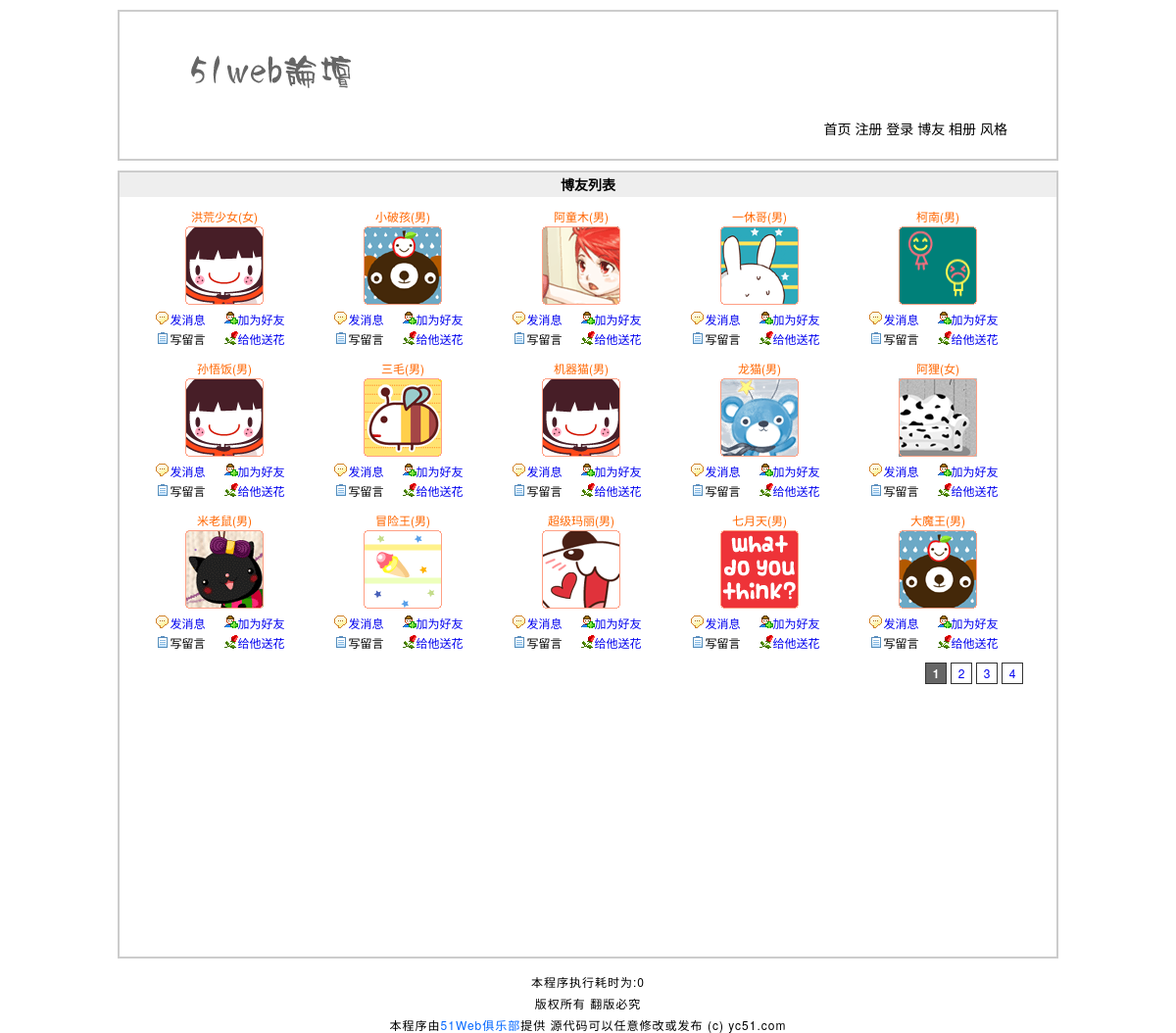
Screenshot of /blog.php with the database file from the repository.
### tables this page shows
CREATE TABLE `tg_user` (
  `dg_id` mediumint(8) unsigned NOT NULL auto_increment COMMENT '//自动编号',
  `dg_uniqid` char(40) NOT NULL COMMENT '//验证登录唯一标识符',
  `dg_active` char(40) NOT NULL COMMENT '//激活账户的唯一标识符',
  `dg_username` varchar(20) NOT NULL COMMENT '//用户名',
  `dg_password` char(40) NOT NULL COMMENT '//密码',
  `dg_question` varchar(20) NOT NULL COMMENT '//问题',
  `dg_answer` char(40) NOT NULL COMMENT '//答案',
  `dg_email` varchar(40) default NULL COMMENT '//邮件',
  `dg_qq` varchar(10) default NULL COMMENT '//QQ',
  `dg_url` varchar(40) default NULL COMMENT '//网址',
  `dg_sex` char(1) NOT NULL COMMENT '//性别',
  `dg_face` char(12) NOT NULL COMMENT '//头像',
  `dg_switch` tinyint(1) unsigned NOT NULL default '1' COMMENT '//个性签名开关',
  `dg_autograph` varchar(200) default NULL COMMENT '//个性签名',
  `dg_level` tinyint(1) unsigned NOT NULL default '0' COMMENT '//会员等级',
  `dg_reg_time` datetime NOT NULL COMMENT '//注册时间',
  `dg_last_time` datetime NOT NULL COMMENT '//最后登录时间',
  `dg_last_ip` varchar(20) NOT NULL COMMENT '//最后登录的IP',
  `tg_login_count` smallint(4) unsigned NOT NULL default '0' COMMENT '//登录次数统计',
  PRIMARY KEY  (`dg_id`)
);

### includes/common.inc.php (called while the page is built, shortened)
<?php
require ROOT_PATH.'includes/global.func.php';
$start_time = _runtime();
?>

### blog.php (the view, shortened to what this page needs)
<?php
	require dirname(__FILE__).'/includes/common.inc.php';
	global $_pagesize,$_pagenum;
	_page("SELECT dg_id FROM tg_user",$_system['blog']);
		$result = mysql_query("        SELECT
				                               dg_id, dg_username,dg_sex,dg_face
				                         FROM
				                               tg_user
				                     ORDER BY
				                               dg_reg_time
				                         DESC
				                        LIMIT
				                               $_pagenum,$_pagesize
	                        ");
?>
<!DOCTYPE html>
<html>
	<head>
		<link rel="stylesheet" type="text/css" href="css/1/basic.css"/>
		<link rel="stylesheet" type="text/css" href="css/1/blog.css"/>
	</head>
	<body>
	<?php
		require ROOT_PATH.'includes/header.inc.php';
	?>
	<div id="blog">
		<h2>博友列表</h2>
		<?php
		     $_html = array();
		     while  ($rows = mysql_fetch_array($result,MYSQL_ASSOC)) {
			 $_html['id'] = $rows['dg_id'];
			 $_html['username'] = $rows['dg_username'];
			 $_html['sex'] = $rows['dg_sex'];
		     $_html['face'] = $rows['dg_face'];
			 $_html = _html($_html);
		?>
		<dl>
			<dd class="user"><?php echo $_html['username'] ?>(<?php echo $_html['sex'] ?>)</dd>
			<dt><img src="<?php echo $_html['face'] ?>" alt="<?php echo $_html['face'] ?>" /></dt>
			<dd class="message"><a href="javascript:;" name="message" title="<?php echo $_html['id']?>">发消息</a></dd>
			<dd class="friend"><a href="javascript:;" name="friend" title="<?php echo $_html['id']?>">加为好友</a></dd>
			<dd class="guest">写留言</dd>
			<dd class="flower"><a href="javascript:;" name="flower" title="<?php echo $_html['id']?>">给他送花</a></dd>
		</dl>
		<?php }?>
		<?php
		   _paging(1);
		?>
	</div>
	<?php
		require ROOT_PATH.'includes/footer.inc.php';
	?>
</body>
</html>

### includes/header.inc.php (shortened to what this page needs)
      <header id="header">
	<h1><a href="index.php">瓢城Web俱乐部多用户留言系统</a></h1>
	<ul>
		<li><a href="index.php">首页</a></li>
		<?php
			if (isset($_COOKIE['username'])){
				echo '<li><a href="member.php">'.$_COOKIE['username'].'•个人中心 </a>'.$GLOBALS['message'].'</li>';
				echo "\n";
			} else {
				echo '<li><a href="register.php">注册</a></li>';
				echo '<li><a href="login.php">登录</a></li>';
			}
		?>
		<li><a href="blog.php">博友</a></li>
		<li><a href="photo.php">相册</a></li>
		<li><a href="#">风格</a></li>
	</ul>
</header>

### includes/global.func.php (shortened to what this page needs)
<?php
	function _runtime() {
		$_mtime = explode(' ',microtime());
		return $_mtime[1] + $_mtime[0];
	}
	function _html($_string){
		if(is_array($_string)){
			foreach($_string as $_key => $_value){
				$_string[$_key] = _html($_value);
			}
		}else{
			$_string = htmlspecialchars($_string);
		}
		return $_string;
	}
    function _page($_sql,$_size){
    	global $_page,$_pagesize,$_num,$_pageabsolute,$_pagenum;
    	if(isset($_GET['page'])){
		    $_page = $_GET['page'];
			if($_page <= 0 || empty($_page) || !is_numeric($_page)){
				$_page = 1;
			}else{
				$_page = intval($_page);
			}
		}else{
			$_page = 1;
		}
		$_pagesize = $_size;
		$_query = mysql_query($_sql);
		$_num = mysql_num_rows($_query);
			if($_num == 0){
				$_pageabsolute = 1;
			}else{
				$_pageabsolute = ceil($_num/$_pagesize);
			}
		$_pagenum = ($_page-1)*$_pagesize;
    }
    function _paging($_type) {
	global $_page,$_pageabsolute,$_num,$_id;
	if ($_type == 1) {
		echo '<div id="page_num">';
		echo '<ul>';
				for ($i=0;$i<$_pageabsolute;$i++) {
						if ($_page == ($i+1)) {
							echo '<li><a href="'.SCRIPT.'.php?'.$_id.'page='.($i+1).'" class="selected">'.($i+1).'</a></li>';
						} else {
							echo '<li><a href="'.SCRIPT.'.php?'.$_id.'page='.($i+1).'">'.($i+1).'</a></li>';
						}
				}
		echo '</ul>';
		echo '</div>';
	} else {
		_paging(2);
	}
}
?>

### includes/footer.inc.php (shortened to what this page needs)
      <footer id="footer">
      	<p>本程序执行耗时为:<?php echo round((_runtime()-$start_time),4) ?></p>
	<p>版权所有 翻版必究</p>
       <p>本程序由<span>51Web俱乐部</span>提供 源代码可以任意修改或发布 (c) yc51.com</p>
</footer>

### css/1/basic.css (style rules this page uses)
body,h1,h2,h3,h4,h5,p,span,dl,dd,ul,ol,form,input,textarea,th,td,select { margin:0; padding:0; }
li { list-style:none; }
a { text-decoration:none; }
img { border:none; vertical-align:top; }
body { font-family: "Helvetica Neue", Helvetica, Arial, "Microsoft Yahei UI", "Microsoft YaHei", SimHei, "\5B8B\4F53", simsun, sans-serif; width:960px; margin:0 auto; background:#fff; font-size:14px; }
h2 { font-size:14px; background:#eee; height:25px; line-height:25px; text-indent:10px; }
#header { width:auto; height:150px; border:2px solid #ccc; margin:10px 0; }
#header h1 { font-size:12px; width:210px; height:39px; background:url(../../images/logo1.png) no-repeat; margin:40px 0 0 50px; }
#header h1 a { width:210px; height:39px; display:block; text-indent:-9999px; }
#header ul { text-align:right; padding:30px 50px 0 0; }
#header ul li { display:inline; }
#header ul li a { color: black; }
#page_num { height:20px; clear:both; padding:10px 0; position:relative; }
#page_num ul { position:absolute; right:30px; height:20px; }
#page_num ul li { float:left; width:26px; height:20px; }
#page_num ul li a { display:block; width:20px; height:20px; line-height:20px; border:1px solid #333; text-align:center; text-decoration:none; }
#page_num ul li a:hover,#page_num ul li a.selected { background:#666; font-weight:bold; color:#fff; }
#footer { clear:both; width:auto; height:60px; text-align:center; padding:10px 0 0 0; }
#footer p { font-size:12px; letter-spacing:1px; padding:5px 0 0 0; }
#footer p span { color:#06f; }

### css/1/blog.css (style rules this page uses)
#blog { width:auto; height:800px; border:2px solid #ccc; font-size:12px; }
#blog h2 { text-indent:0; text-align:center; }
#blog dl { width:150px; margin:10px 0 0 32px; float:left; }
#blog dl dt { width:150px; margin:0 0 5px 0; }
#blog dl dt img { margin:0 auto; display:block; }
#blog dl dd { height:20px; line-height:20px; text-align:center; width:75px; float:left; }
#blog dl dd.user { width:150px; float:none; color:#f60; }
#blog dl dd.message { background:url(../../images/x1.gif) no-repeat 5px 35%; }
#blog dl dd.friend { background:url(../../images/x2.gif) no-repeat left 35%; }
#blog dl dd.guest { background:url(../../images/x3.gif) no-repeat 5px 35%; }
#blog dl dd.flower { background:url(../../images/x4.gif) no-repeat left 35%; }

### rows the page displays
tg_user: dg_username "洪荒少女", dg_sex "女", dg_face (picture)
tg_user: dg_username "小破孩", dg_sex "男", dg_face (picture)
tg_user: dg_username "阿童木", dg_sex "男", dg_face (picture)
tg_user: dg_username "一休哥", dg_sex "男", dg_face (picture)
tg_user: dg_username "柯南", dg_sex "男", dg_face (picture)
tg_user: dg_username "孙悟饭", dg_sex "男", dg_face (picture)
tg_user: dg_username "三毛", dg_sex "男", dg_face (picture)
tg_user: dg_username "机器猫", dg_sex "男", dg_face (picture)
tg_user: dg_username "龙猫", dg_sex "男", dg_face (picture)
tg_user: dg_username "阿狸", dg_sex "女", dg_face (picture)
tg_user: dg_username "米老鼠", dg_sex "男", dg_face (picture)
tg_user: dg_username "冒险王", dg_sex "男", dg_face (picture)
tg_user: dg_username "超级玛丽", dg_sex "男", dg_face (picture)
tg_user: dg_username "七月天", dg_sex "男", dg_face (picture)
tg_user: dg_username "大魔王", dg_sex "男", dg_face (picture)

### other values shown
_runtime()-$start_time "0"
